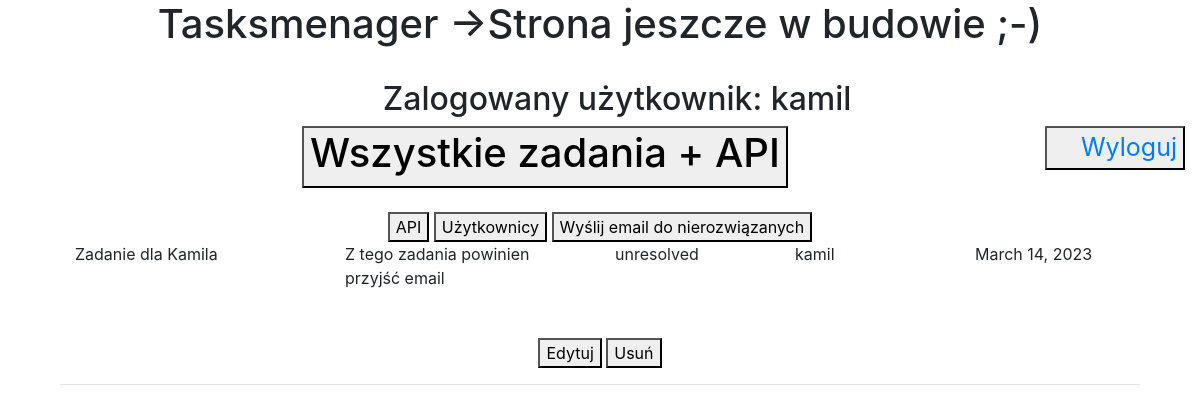
The page /taskdetails/3 (signed in) on the database its author committed.
### tasks/models.py (models this page shows)
class Task(models.Model):
    title = models.CharField(max_length=50)
    description = models.TextField()
    status = models.CharField(choices=TASK_STATUS, default='', max_length=30)
    user = models.ForeignKey(User, on_delete=models.CASCADE)
    expiry_date = models.DateField()
    class Meta:
        verbose_name = "Zadanie"
        verbose_name_plural = "Zadania"

### tasks/views.py (the view)
# urls.py: path('taskdetails/<id>', taskdetails, name='szczegoly'),
@login_required(login_url='login')
def taskdetails(request, id):
    task_details = Task.objects.get(pk=id)
    task_detail = Task.objects.get(id=task_details.pk)
    data = {'wybor_uzytkownika': task_details,
            'zadanie': task_detail}
    return render(request, 'taskdetails.html', data)

### tasks/templates/taskdetails.html
{% extends 'template.html' %}
{% load static %}
{% block taskdetails %}
    {% if zadanie %}
        <div class="col-lg-12">
            <div class="col-lg-3">
                {{zadanie.title}}
            </div>
            <div class="col-lg-3" style="-webkit-line-clamp: 10;">
                {{zadanie.description}}
            </div>
            <div class="col-lg-2">
                {{zadanie.status}}
            </div>
            <div class="col-lg-2">
                {{zadanie.user}}
            </div>
            <div class="col-lg-2">
                {{zadanie.expiry_date}}
            </div>
            <br>
            <br>
            <br>
            <br>
            <button>Edytuj</button>
            <button>Usuń</button>
            <hr>
        </div>
    {% endif %}
{% endblock taskdetails %}

### tasks/templates/template.html (shortened to what this page needs)
{% load static %}
<!DOCTYPE html>
<html lang="pl">
<head>
	<link rel="stylesheet" href="https://stackpath.bootstrapcdn.com/bootstrap/4.4.1/css/bootstrap.min.css">
	<link rel="stylesheet" href="{% static '/style.css' %}">
</head>
<body>
	<header>
		<div class="col-lg-12">
			<div class="info">
				<h1 class="categories-title">Tasksmenager ->Strona jeszcze w budowie ;-)</h1><br>
				<h2 id="hello-msg">&nbsp &nbsp Zalogowany użytkownik: {{request.user}}</h2>
			</div>
			<div class="logout">
				<button><a href="{% url 'logout' %}">&nbsp &nbsp Wyloguj</a></button>
			</div>
		</div>
	</header>
	<div class="container">
		<a href = "/tasks">
       		<button><h1> Wszystkie zadania + API </h1></button>
		</a>
		<br>
		<br>
		<a href = "/task/api">
			<button>API</button>
	 	</a>
		<a href = "/users">
			<button> Użytkownicy </button>
		</a>
		<button id="mail">Wyślij email do nierozwiązanych</button>
		{% block taskdetails %}   {% endblock taskdetails %}
	</div>
</body>
</html>

### tasks/static/style.css (style rules this page uses)
.container { text-align: center; }
.info { text-align: center; }
.logout { text-align: right; font-size: 25px; color: rgb(252, 60, 60); float: right; }
.col-lg-3 { text-align: left; float: left; display: -webkit-box; -webkit-line-clamp: 2; -webkit-box-orient: vertical; overflow: hidden; }
.col-lg-2 { text-align: left; float: left; display: -webkit-box; -webkit-line-clamp: 2; -webkit-box-orient: vertical; overflow: hidden; }

### rows shown on the page
Task: title "Zadanie dla Kamila", description "Z tego zadania powinien przyjść email", status "unresolved", user "kamil", expiry_date "March 14, 2023"

### other values the page prints
{{ request.user }} "kamil"
